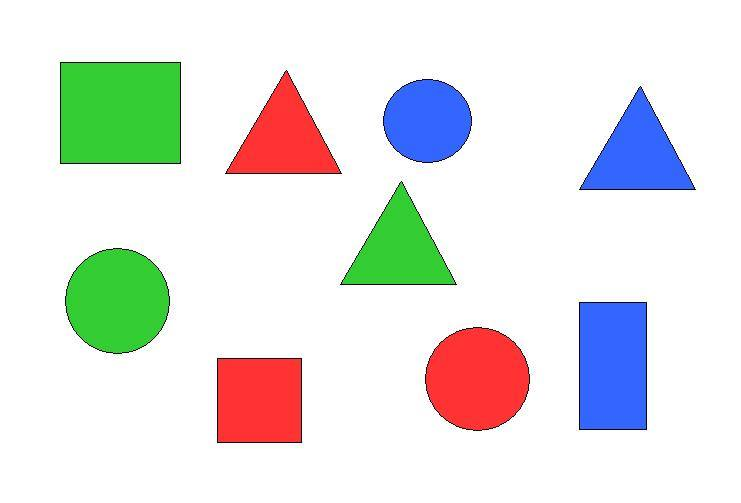
%> input picture pic.jpg, 741 x 503 px
$ octave 'Polygon Grouping.m'   (GNU Octave 9; MATLAB toolbox functions it lacks are replaced by stand-ins)
%> lines starting %> are read from the running program, lines starting %| are printed output that depends on the picture; in (x1, y1, x2, y2) boxes, pixels count from 0 and x2, y2 are one past the last pixel; in counts of white or black regions, pixels touching at a corner belong together; the program's own positions count from 1
im = imread('C:\Users\Tong\Desktop\pic.jpg');
%> im is the input picture: size 503x741x3 uint8; mean R, G, B 227.7, 229.7, 227
figure('name','Result'),subplot(331),imshow(im),title('Original');
GRAY = rgb2gray(im);
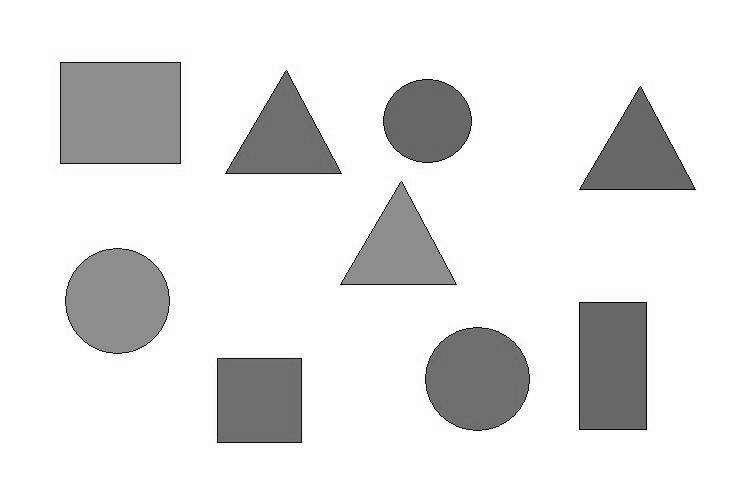
%> GRAY: size 503x741 uint8; min 3, max 255, mean 228.8
subplot(332),imshow(GRAY),title('Grayscale Image');
threshold = graythresh(GRAY);
%> threshold = 0.727
BW = im2bw(GRAY, threshold);
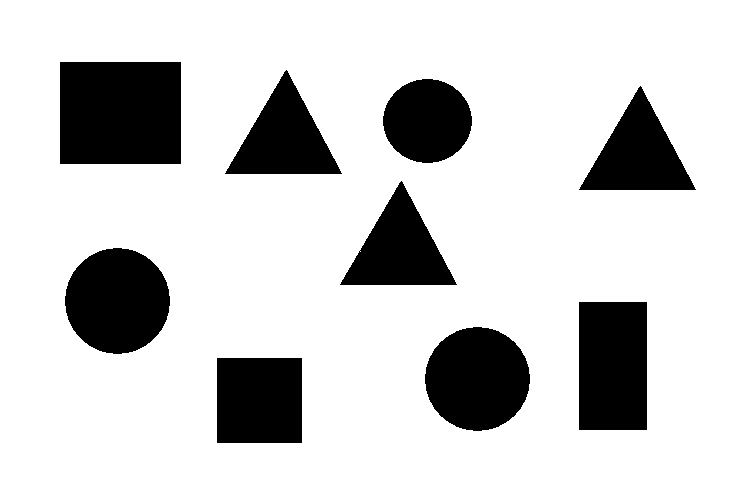
%> BW: size 503x741 logical; 81.3% white; 9 black regions, largest, box (x1, y1, x2, y2) and area: (60, 62, 181, 164) 12342, (579, 302, 647, 430) 8704, (65, 248, 170, 354) 8670
subplot(333),imshow(BW),title('Image Binary');

BW = ~BW;
%> BW: size 503x741 logical; 18.7% white; 9 white regions
subplot(334),imshow(BW),title('Invert Binary')
stats = regionprops(BW,'Perimeter','Area','Centroid','BoundingBox');
%> stats = 9 regions; largest, box (x1, y1, x2, y2), Area, Centroid and Perimeter: (60, 62, 181, 164) 12342 [121 113.5] 432.8, (579, 302, 647, 430) 8704 [613.5 366.5] 379.9, (65, 248, 170, 354) 8670 [118 301.5] 327.1
subplot(335),imshow(BW)
hold on
Triangle = 0;
Cicle = 0;
Squre = 0;
for k =1 :length(stats)
    thisboundingbox=stats(k).BoundingBox;
    if stats(k).Area > 7000
        rectangle('Position',[thisboundingbox(1),thisboundingbox(2),thisboundingbox(3),thisboundingbox(4)],'EdgeColor','r','LineWidth',2)
    else
        rectangle('Position',[thisboundingbox(1),thisboundingbox(2),thisboundingbox(3),thisboundingbox(4)],'EdgeColor','b','LineWidth',2)
    end
    if stats(k).Perimeter^2/stats(k).Area > 17
        text(stats(k).Centroid(1),stats(k).Centroid(2),'Triangle','Color','r');

        Triangle = Triangle+1;
    elseif stats(k).Perimeter^2/stats(k).Area < 13
        text(stats(k).Centroid(1),stats(k).Centroid(2),'Cicle','Color','b');
        Cicle = Cicle+1;
        else
         text(stats(k).Centroid(1),stats(k).Centroid(2),'Squre','Color','g');
         Squre = Squre+1;
    end
end
%> this loop made 9 passes
%> thisboundingbox on passes 1 to 9: [60.5 62.5 121 102], [65.5 248.5 105 106], [217.5 358.5 85 85], [225.5 70.5 117 104], [340.5 181.5 117 104], [383.5 79.5 89 84], [425.5 327.5 105 104], [579.5 86.5 117 104], [579.5 302.5 68 128]
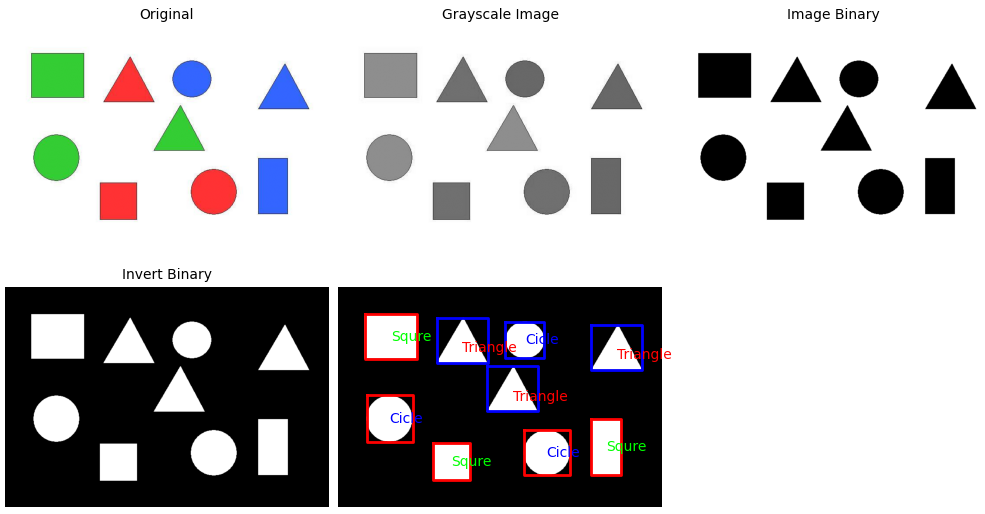
%> figure redrawn from the program's plot data, 5 panels

$ run again, with cell.jpg copied over pic.jpg
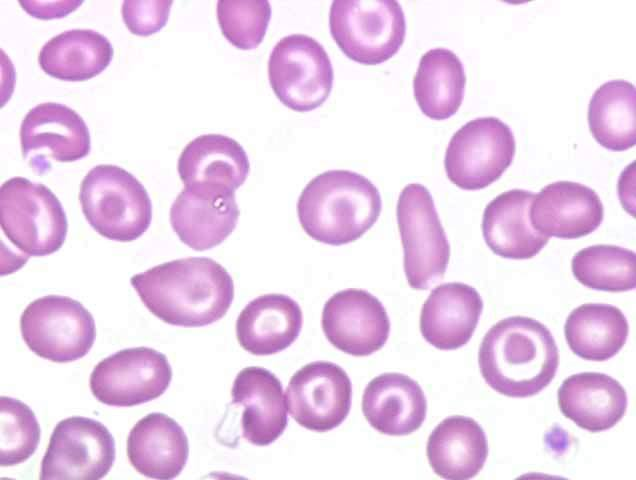
%> input picture cell.jpg, 636 x 480 px
%> im is the input picture: size 480x636x3 uint8; mean R, G, B 235.3, 212.1, 236
%> `GRAY = rgb2gray(im);`:
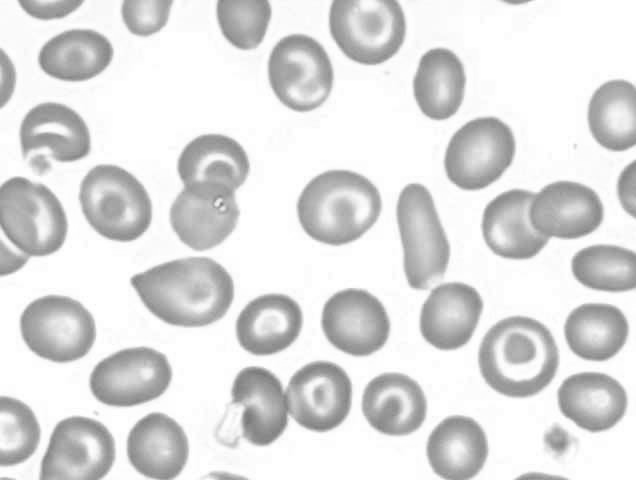
%> GRAY: size 480x636 uint8; min 119, max 255, mean 221.8
%> threshold = 0.824
%> `BW = im2bw(GRAY, threshold);`:
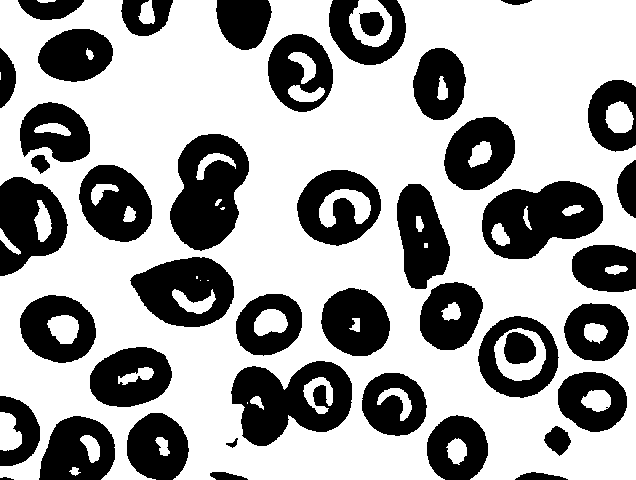
%> BW: size 480x636 logical; 64.5% white; 43 black regions, largest, box (x1, y1, x2, y2) and area: (231, 361, 352, 446) 6421, (170, 134, 249, 251) 6206, (482, 181, 603, 259) 6163
%> stats = 43 regions; largest, box (x1, y1, x2, y2), Area, Centroid and Perimeter: (231, 361, 352, 446) 6421 [290.6 401.6] 395.1, (170, 134, 249, 251) 6206 [208.9 192.6] 321.6, (482, 181, 603, 259) 6163 [541.5 218.3] 326.8
%> the loop `for k =1 :length(stats)` made 43 passes
%> (thisboundingbox, Cicle) on passes 24, 36: ([321.5 288.5 69 68], 1), ([504.5 332.5 32 32], 2)
